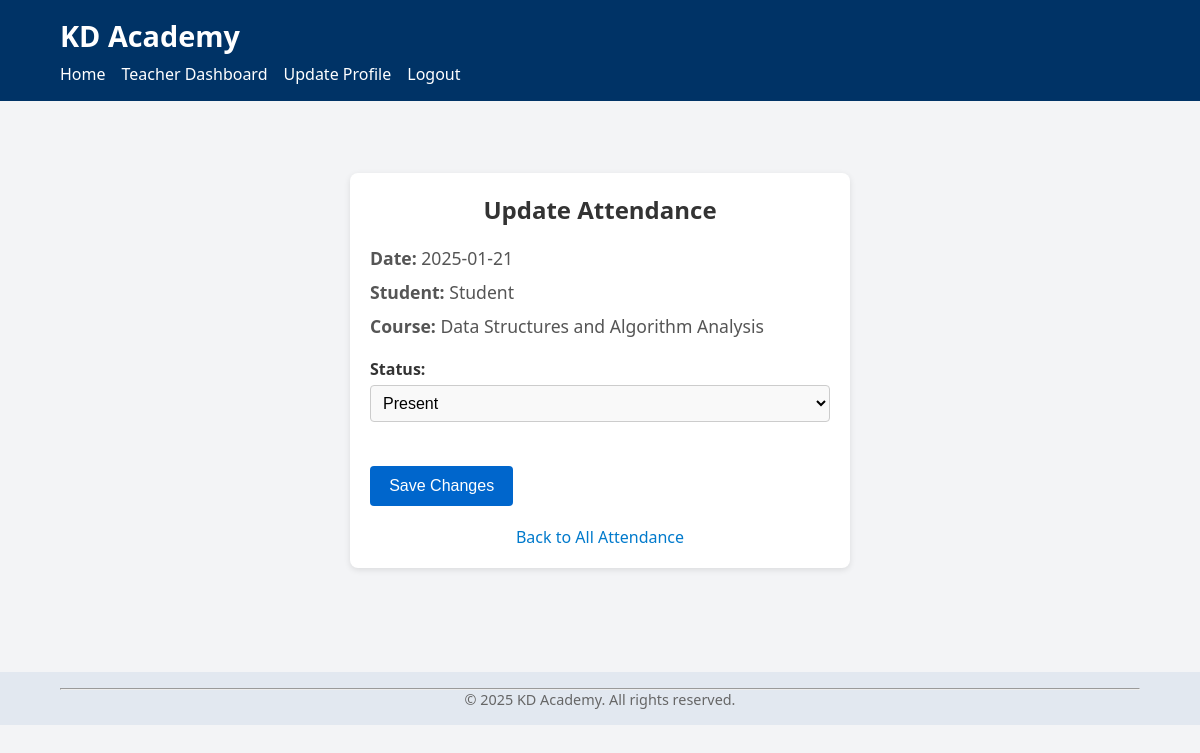
The page /teacher/update_attendance/1 (signed in) on the database its author committed.
### tables this page shows
CREATE TABLE attendance (
            id INTEGER PRIMARY KEY AUTOINCREMENT,
            enrollment_id INTEGER NOT NULL,
            date TEXT NOT NULL,
            status TEXT NOT NULL, -- e.g., 'present' or 'absent'
            FOREIGN KEY (enrollment_id) REFERENCES enrollments(id)
        );

CREATE TABLE users (
            id INTEGER PRIMARY KEY AUTOINCREMENT,
            username TEXT NOT NULL UNIQUE,
            password TEXT NOT NULL,
            role TEXT NOT NULL
            -- e.g., 'student', 'teacher', 'admin'
        , actual_name TEXT);

CREATE TABLE courses (
            id INTEGER PRIMARY KEY AUTOINCREMENT,
            name TEXT NOT NULL,
            semester TEXT NOT NULL
        , teacher_id INTEGER);

### app.py (the view)
@app.route("/teacher/update_attendance/<int:attendance_id>", methods=["GET", "POST"])
def update_attendance(attendance_id):
    if "user_id" not in session or session.get("role") != "teacher":
        return "Access Denied. Teacher Only."
    db = get_db()
    if request.method == "POST":
        new_status = request.form["status"]  # e.g., 'present' or 'absent'
        db.execute("UPDATE attendance SET status = ? WHERE id = ?", (new_status, attendance_id))
        db.commit()
        return redirect(url_for("teacher_all_attendance"))
    else:
        record = db.execute("""
            SELECT a.id    AS attendance_id,
                   a.date,
                   a.status,
                   c.name  AS course_name,
                   u.username AS student_name
              FROM attendance a
              JOIN enrollments e ON a.enrollment_id = e.id
              JOIN courses c     ON e.course_id = c.id
              JOIN users u      ON e.user_id = u.id
             WHERE a.id = ?
        """, (attendance_id,)).fetchone()
        return render_template("teacher_update_attendance.html", record=record)

### app.py (called while the page is built)
def get_db():
    db = getattr(g, "_database", None)
    if db is None:
        db = g._database = sqlite3.connect(DATABASE)
        db.row_factory = sqlite3.Row
    return db

@app.teardown_appcontext
def close_connection(exception):
    db = getattr(g, "_database", None)
    if db is not None:
        db.close()

### templates/teacher_update_attendance.html (shortened to what this page needs)
{% extends "base.html" %}
{% block content %}
<section class="update-attendance-page">
    <h2>Update Attendance</h2>
    <div class="attendance-info">
        <p><strong>Date:</strong> {{ record.date }}</p>
        <p><strong>Student:</strong> {{ record.student_name }}</p>
        <p><strong>Course:</strong> {{ record.course_name }}</p>
    </div>
    <form method="POST" class="attendance-form">
        <div class="form-group">
            <label for="status">Status:</label>
            <select id="status" name="status" required>
                <option value="present" {% if record.status=='present' %}selected{% endif %}>Present</option>
            </select>
        </div>
        <button type="submit" class="submit-button">Save Changes</button>
    </form>
    <p class="back-link">
        <a href="{{ url_for('teacher_all_attendance') }}">Back to All Attendance</a>
    </p>
</section>
{% endblock %}

### static/style.css (style rules this page uses)
* { box-sizing: border-box; margin: 0; padding: 0; }
body { font-family: "Segoe UI", Tahoma, Geneva, Verdana, sans-serif; background-color: #f3f4f6; color: #333; }
form label { font-weight: 600; display: block; margin-bottom: 0.3rem; }
input[type="text"], input[type="password"], input[type="date"], select, textarea { width: 100%; padding: 0.5rem; margin-bottom: 1rem; border: 1px solid #ccc; border-radius: 4px; }
button { background-color: #0066cc; color: #fff; border: none; border-radius: 4px; padding: 0.7rem 1.2rem; font-size: 1rem; cursor: pointer; margin-top: 0.5rem; }
.back-link { text-align: center; margin-top: 20px; }
.back-link a { color: #007acc; text-decoration: none; transition: color 0.3s ease; }
.attendance-form { margin-top: 20px; }
.attendance-form .form-group { margin-bottom: 20px; }
.attendance-form label { display: block; margin-bottom: 5px; font-weight: bold; color: #333; }
.attendance-form input, .attendance-form select { width: 100%; padding: 8px 10px; font-size: 1em; border: 1px solid #ccc; border-radius: 4px; }
.attendance-form label { font-weight: bold; color: #333; display: block; margin-bottom: 5px; }
.update-attendance-page { max-width: 500px; margin: 40px auto; padding: 20px; background-color: #fff; border-radius: 8px; box-shadow: 0 2px 6px rgba(0, 0, 0, 0.1); }
.update-attendance-page h2 { text-align: center; margin-bottom: 20px; color: #333; }
.attendance-info p { margin-bottom: 10px; font-size: 1.1em; color: #555; }
.attendance-form label { font-weight: bold; display: block; margin-bottom: 5px; color: #333; }
.attendance-form select { width: 100%; padding: 8px; font-size: 1em; border: 1px solid #ccc; border-radius: 4px; background-color: #f9f9f9; }

### rows shown on the page
attendance: date "2025-01-21", status "Present"
users: student_name "Student"
courses: course_name "Data Structures and Algorithm Analysis"
